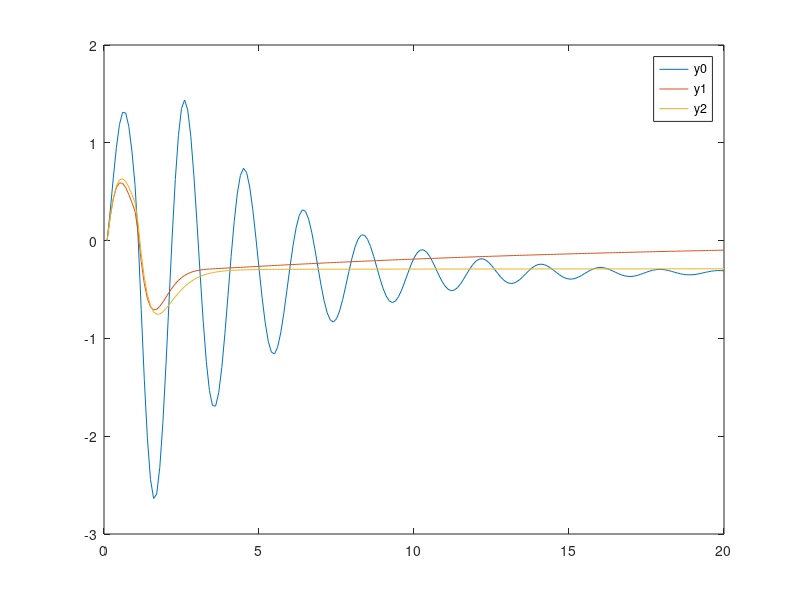

The MATLAB script that drew this image:
clc
clear
clf
%System parameters
Kr = -0.7;
dt = 0.1;
t = 0.1:dt:20;
%System characteristics
A = [-0.2, 0.06, 0, -1;...
      0,   0,    1,  0;...
     -17,  0, -3.8,  1;...
     9.4,  0, -0.4,-0.6];


B = [-0.01, 0.06;...
         0,    0;...
      -32,    5.4;...
      2.6,    -7];

C = [0  0   0   1];

D =[0   0];

%Controller input 
M =  [ 0 0 0 0;...
     0 0 0 Kr];


%1st System
sys = ss(A, B, C, D);




%2nd system damping
Hr1 = [0;Kr];
sys1 = feedback(sys,Hr1);



%3rd system washout+damping
Hr2 = [0; Kr * ss(-0.5, 0.5, -1, 1)];
sys2 = feedback(sys,Hr2);

damp(sys)
damp(sys1)
damp(sys2)



u = [ones(1, 10), zeros(1, length(t)-10);zeros(1,length(t))]';
y0 = lsim(sys, u, t);
y1 = lsim(sys1, u, t);
y2 = lsim(sys2, u, t);
% plotting, all three signals in different colors
plot(t, [y0, y1, y2])
% last (20s) value
y0(end)
y1(end)
y2(end)
legend("y0","y1","y2")

